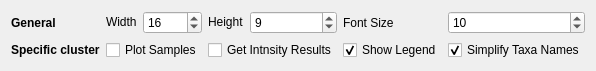
                     <widget class="QWidget" name="scrollAreaWidgetContents_6">
                      <property name="geometry">
                       <rect>
                        <x>0</x>
                        <y>0</y>
                        <width>538</width>
                        <height>63</height>
                       </rect>
                      </property>
                      <layout class="QGridLayout" name="gridLayout_57">
                       <item row="0" column="0">
                        <layout class="QGridLayout" name="gridLayout_59">
                         <item row="0" column="0">
                          <widget class="QLabel" name="label_174">
                           <property name="font">
                            <font>
                             <weight>75</weight>
                             <bold>true</bold>
                            </font>
                           </property>
                           <property name="text">
                            <string>General</string>
                           </property>
                          </widget>
                         </item>
                         <item row="0" column="4">
                          <widget class="QSpinBox" name="spinBox_trends_height">
                           <property name="sizePolicy">
                            <sizepolicy hsizetype="Preferred" vsizetype="Fixed">
                             <horstretch>0</horstretch>
                             <verstretch>0</verstretch>
                            </sizepolicy>
                           </property>
                           <property name="minimum">
                            <number>1</number>
                           </property>
                           <property name="maximum">
                            <number>200</number>
                           </property>
                           <property name="value">
                            <number>9</number>
                           </property>
                          </widget>
                         </item>
                         <item row="1" column="0">
                          <widget class="QLabel" name="label_175">
                           <property name="font">
                            <font>
                             <weight>75</weight>
                             <bold>true</bold>
                            </font>
                           </property>
                           <property name="text">
                            <string>Specific cluster</string>
                           </property>
                          </widget>
                         </item>
                         <item row="1" column="3" colspan="2">
                          <widget class="QCheckBox" name="checkBox_get_trends_cluster_intensity">
                           <property name="sizePolicy">
                            <sizepolicy hsizetype="Preferred" vsizetype="Fixed">
                             <horstretch>0</horstretch>
                             <verstretch>0</verstretch>
                            </sizepolicy>
                           </property>
                           <property name="text">
                            <string>Get Intnsity Results</string>
                           </property>
                          </widget>
                         </item>
                         <item row="0" column="5">
                          <widget class="QLabel" name="label_158">
                           <property name="sizePolicy">
                            <sizepolicy hsizetype="Fixed" vsizetype="Preferred">
                             <horstretch>0</horstretch>
                             <verstretch>0</verstretch>
                            </sizepolicy>
                           </property>
                           <property name="text">
                            <string>Font Size</string>
                           </property>
                          </widget>
                         </item>
                         <item row="0" column="3">
                          <widget class="QLabel" name="label_92">
                           <property name="sizePolicy">
                            <sizepolicy hsizetype="Fixed" vsizetype="Fixed">
                             <horstretch>0</horstretch>
                             <verstretch>0</verstretch>
                            </sizepolicy>
                           </property>
                           <property name="text">
                            <string>Height</string>
                           </property>
                          </widget>
                         </item>
                         <item row="1" column="5">
                          <widget class="QCheckBox" name="checkBox_trends_plot_interactive_show_legend">
                           <property name="sizePolicy">
                            <sizepolicy hsizetype="Preferred" vsizetype="Fixed">
                             <horstretch>0</horstretch>
                             <verstretch>0</verstretch>
                            </sizepolicy>
                           </property>
                           <property name="text">
                            <string>Show Legend</string>
                           </property>
                           <property name="checked">
                            <bool>true</bool>
                           </property>
                          </widget>
                         </item>
                         <item row="1" column="1" colspan="2">
                          <widget class="QCheckBox" name="checkBox_trends_plot_interactive_plot_samples">
                           <property name="sizePolicy">
                            <sizepolicy hsizetype="Preferred" vsizetype="Fixed">
                             <horstretch>0</horstretch>
                             <verstretch>0</verstretch>
                            </sizepolicy>
                           </property>
                           <property name="text">
                            <string>Plot Samples</string>
                           </property>
                          </widget>
                         </item>
                         <item row="1" column="6">
                          <widget class="QCheckBox" name="checkBox_trends_plot_interactive_rename_taxa">
                           <property name="sizePolicy">
                            <sizepolicy hsizetype="Preferred" vsizetype="Fixed">
                             <horstretch>0</horstretch>
                             <verstretch>0</verstretch>
                            </sizepolicy>
                           </property>
                           <property name="text">
                            <string>Simplify Taxa Names</string>
                           </property>
                           <property name="checked">
                            <bool>true</bool>
                           </property>
                          </widget>
                         </item>
                         <item row="0" column="1">
                          <widget class="QLabel" name="label_97">
                           <property name="sizePolicy">
                            <sizepolicy hsizetype="Fixed" vsizetype="Fixed">
                             <horstretch>0</horstretch>
                             <verstretch>0</verstretch>
                            </sizepolicy>
                           </property>
                           <property name="text">
                            <string>Width</string>
                           </property>
                          </widget>
                         </item>
                         <item row="0" column="2">
                          <widget class="QSpinBox" name="spinBox_trends_width">
                           <property name="sizePolicy">
                            <sizepolicy hsizetype="Preferred" vsizetype="Fixed">
                             <horstretch>0</horstretch>
                             <verstretch>0</verstretch>
                            </sizepolicy>
                           </property>
                           <property name="minimum">
                            <number>1</number>
                           </property>
                           <property name="maximum">
                            <number>200</number>
                           </property>
                           <property name="value">
                            <number>16</number>
                           </property>
                          </widget>
                         </item>
                         <item row="0" column="6">
                          <widget class="QSpinBox" name="spinBox_trends_font_size">
                           <property name="sizePolicy">
                            <sizepolicy hsizetype="Preferred" vsizetype="Fixed">
                             <horstretch>0</horstretch>
                             <verstretch>0</verstretch>
                            </sizepolicy>
                           </property>
                           <property name="minimum">
                            <number>1</number>
                           </property>
                           <property name="value">
                            <number>10</number>
                           </property>
                          </widget>
                         </item>
                        </layout>
                       </item>
                      </layout>
                     </widget>
